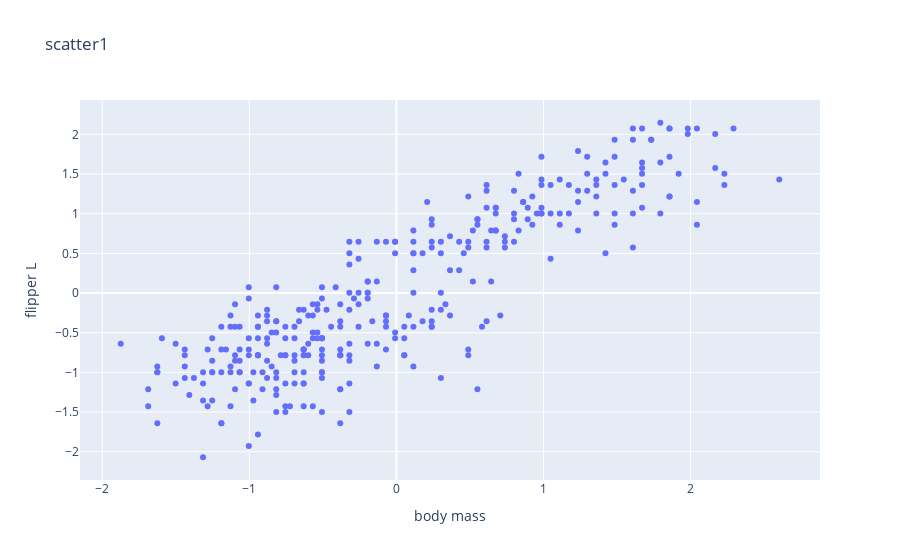

Write notebook code for a chart like this one.
### Code cell
fig = px.scatter(x=Penguins_e['body mass'], y=Penguins_e['flipper_L'],
    labels={"x":"body mass",
    "y":"flipper L"},
    title='scatter1')

fig.show()

### Figure 1 — Plotly figure (JSON) as saved in the notebook; plotly's stock layout.template omitted (floating-point values rounded to 4 significant figures; data arrays with more than 128 entries replaced by an {"elided": "..."} marker saying what was removed)
{"data": [{"hovertemplate": "body mass=%{x}<br>flipper L=%{y}<extra></extra>", "legendgroup": "", "marker": {"color": "#636efa", "symbol": "circle"}, "mode": "markers", "name": "", "orientation": "v", "showlegend": false, "type": "scatter", "x": {"elided": "333 float values"}, "xaxis": "x", "y": {"elided": "333 float values"}, "yaxis": "y"}], "layout": {"legend": {"tracegroupgap": 0}, "title": {"text": "scatter1"}, "xaxis": {"anchor": "y", "domain": [0, 1], "title": {"text": "body mass"}}, "yaxis": {"anchor": "x", "domain": [0, 1], "title": {"text": "flipper L"}}}}
